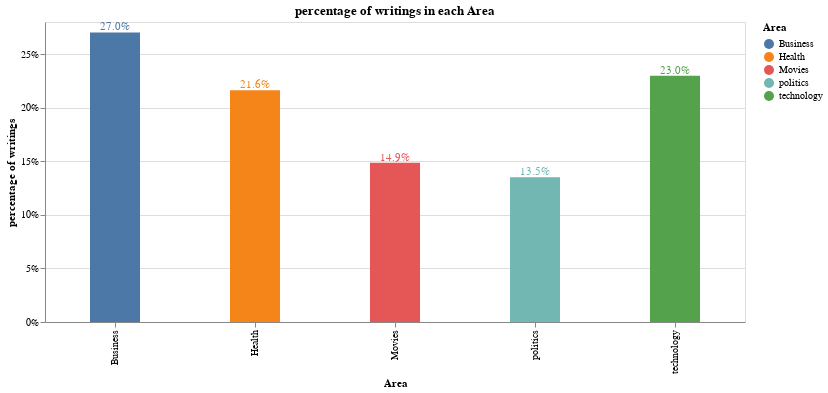

The code cell stored with this chart in its notebook:
### Code cell
df['id'] = 1
df1 = pd.DataFrame(df.groupby('Area').count()['id']).reset_index()

bars = alt.Chart(df1).mark_bar(size=50).encode(
    x=alt.X('Area'),
    y=alt.Y('PercentOfTotal:Q', axis=alt.Axis(format='.0%', title='percentage of writings')),
    color='Area'
).transform_window(
    Totalwritings='sum(id)',
    frame=[None, None]
).transform_calculate(
    PercentOfTotal="datum.id / datum.Totalwritings"
)

text = bars.mark_text(
    align='center',
    baseline='bottom',
).encode(
    text=alt.Text('PercentOfTotal:Q', format='.1%')
)

(bars + text).interactive().properties(
    height=300,
    width=700,
    title = "percentage of writings in each Area",
)

### Figure 1 — Vega-Lite specification as saved in the notebook (floating-point values rounded to 4 significant figures)
{"config": {"view": {"continuousWidth": 400, "continuousHeight": 300}}, "layer": [{"mark": {"type": "bar", "size": 50}, "encoding": {"color": {"type": "nominal", "field": "Area"}, "x": {"type": "nominal", "field": "Area"}, "y": {"type": "quantitative", "axis": {"format": ".0%", "title": "percentage of writings"}, "field": "PercentOfTotal"}}, "selection": {"selector010": {"type": "interval", "bind": "scales", "encodings": ["x", "y"]}}, "transform": [{"window": [{"op": "sum", "field": "id", "as": "Totalwritings"}], "frame": [null, null]}, {"calculate": "datum.id / datum.Totalwritings", "as": "PercentOfTotal"}]}, {"mark": {"type": "text", "align": "center", "baseline": "bottom"}, "encoding": {"color": {"type": "nominal", "field": "Area"}, "text": {"type": "quantitative", "field": "PercentOfTotal", "format": ".1%"}, "x": {"type": "nominal", "field": "Area"}, "y": {"type": "quantitative", "axis": {"format": ".0%", "title": "percentage of writings"}, "field": "PercentOfTotal"}}, "transform": [{"window": [{"op": "sum", "field": "id", "as": "Totalwritings"}], "frame": [null, null]}, {"calculate": "datum.id / datum.Totalwritings", "as": "PercentOfTotal"}]}], "data": {"name": "data-b520a5126672a8ebd41a02ba1b2468c7"}, "height": 300, "title": "percentage of writings in each Area", "width": 700, "$schema": "https://vega.github.io/schema/vega-lite/v4.8.1.json", "datasets": {"data-b520a5126672a8ebd41a02ba1b2468c7": [{"Area": "Business", "id": 20}, {"Area": "Health", "id": 16}, {"Area": "Movies", "id": 11}, {"Area": "politics", "id": 10}, {"Area": "technology", "id": 17}]}}
